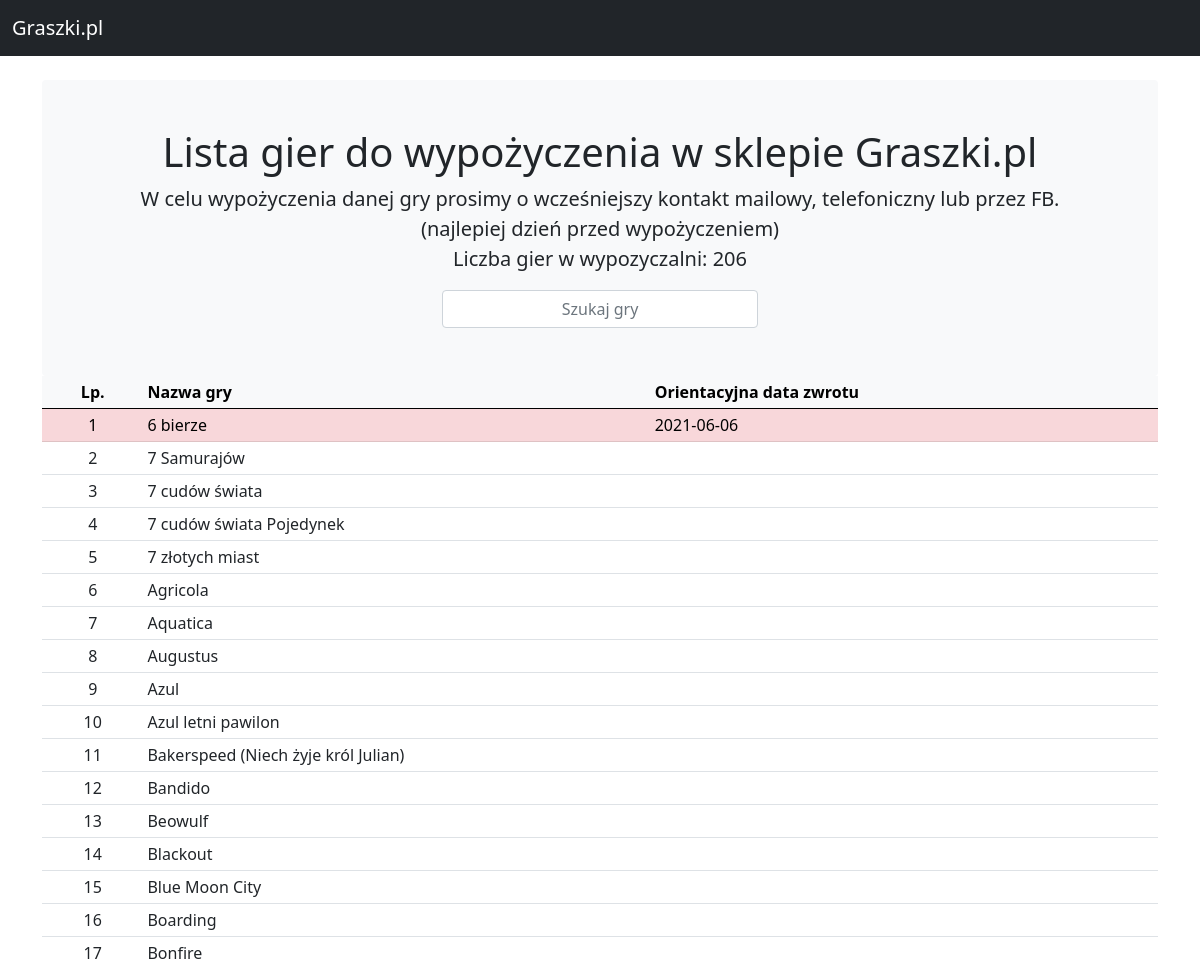
/ (upper part), run on an earlier commit of the app's database.
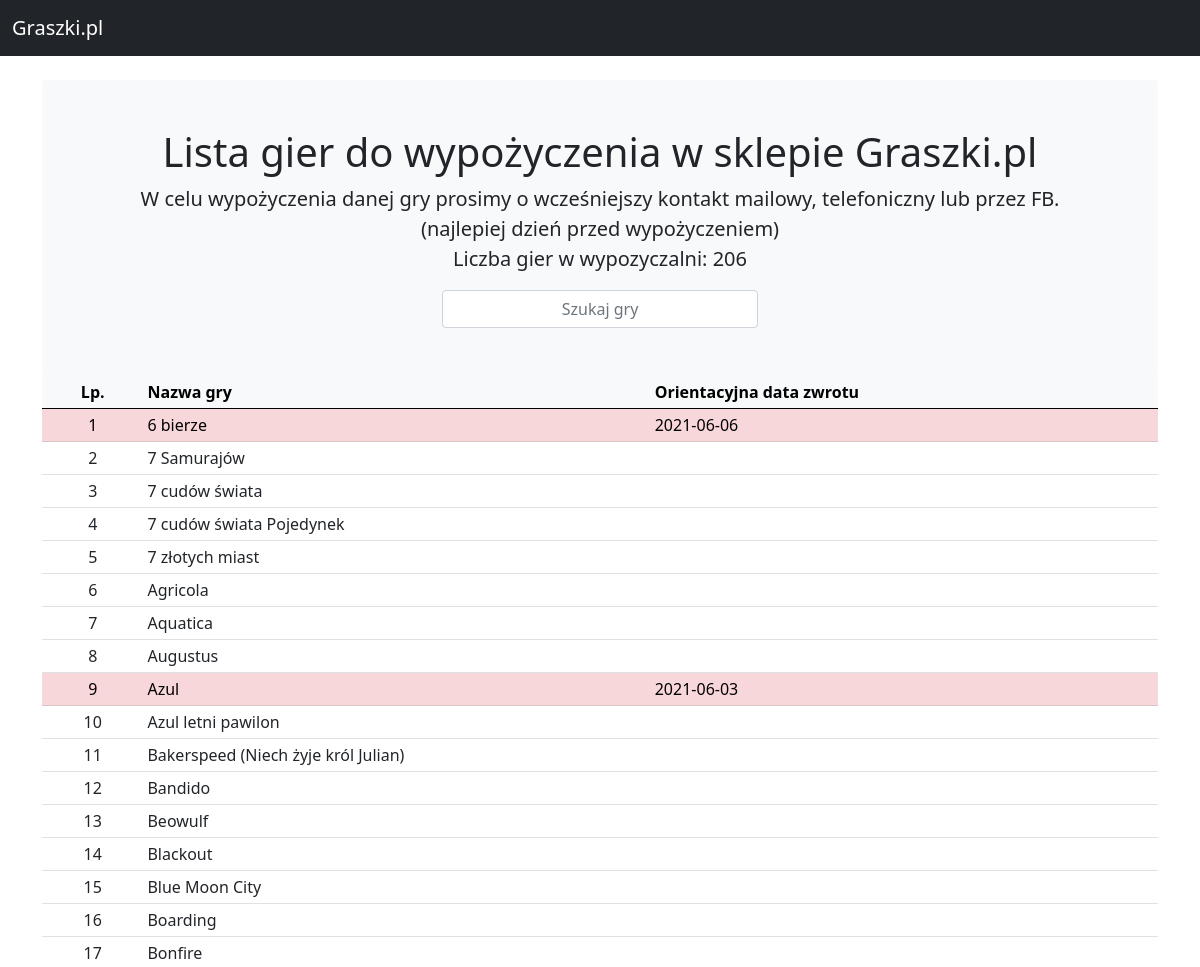
And on a later commit of the database.
### gry/models.py (models this page shows, shortened)
class NazwaGry(models.Model):
    class Meta:
        verbose_name_plural = "Nazwy Gier"
    Tytul = models.CharField(max_length=200)
    Data_wypozyczenie = models.DateField(null=True, blank=True)
    DostepnySklep = models.BooleanField(default=True)
    Data_orientacyjny_zwrot = models.DateField(null=True, blank=True)

### gry/views.py (the view)
# urls.py: path('', views.index, name='index'),
def index(request):
    Lista_gier = NazwaGry.objects.all().order_by('Tytul')
    Ilosc_gier = NazwaGry.objects.all().count()
    context = {'Lista_gier': Lista_gier,
               "Ilosc_gier": Ilosc_gier}
    return render(request, 'gry/index.html', context)

### gry/templates/gry/index.html (shortened to what this page needs)
<!doctype html>
{% load static %}
<html xml:lang="pl" lang="pl">
<head>
	<link rel="stylesheet" type="text/css" href="{% static 'css/bootstrap.css' %}" media="screen,projection" />
</head>
<body>
	<nav class="navbar navbar-expand-md navbar-dark bg-dark mb-4">
		<div class="container-fluid">
			<a class="navbar-brand" href="https://graszki.pl" target="_blank">Graszki.pl</a>
		</div>
	</nav>
	<main class="container">
		<div class="bg-light p-5 rounded text-center">
			<h1>Lista gier do wypożyczenia w sklepie Graszki.pl</h1>
			<p class="lead">W celu wypożyczenia danej gry prosimy o wcześniejszy kontakt mailowy, telefoniczny lub przez FB.<br />(najlepiej dzień przed wypożyczeniem)<br />
                Liczba gier w wypozyczalni: <b>{{Ilosc_gier}}</b></p>
            <div class="container">
    			<div class="row justify-content-center">
    				<div class="form-group col-4">
    					<input type="text" class="form-control" style="text-align: center" placeholder="Szukaj gry" id="searchField">
    				</div>
    			</div>
    		</div>
		</div>
		<div class="app-table">
			<table class="table table-sm table-hover">
				<colgroup>
                    <col class="col-md-1">
                    <col class="col-md-5">
					<col class="col-md-5">
				</colgroup>
				<thead class="table-light">
					<tr>
                        <th scope="col" class="text-center">Lp.</th>
						<th scope="col">Nazwa gry</th>
						<th scope="col">Orientacyjna data zwrotu</th>
					</tr>
				</thead>
				<tbody>
					{% for gra in Lista_gier %}
					<tr class="{% if gra.Data_orientacyjny_zwrot != null %}table-danger{% endif %}">
                        <td class="text-center">{{ forloop.counter }}</td>
						<td>{{ gra.Tytul }}</td>
						<td>{{ gra.Data_orientacyjny_zwrot| date:"Y-m-d"}}</td>
					</tr>
					{% endfor %}
				</tbody>
			</table>
		</div>
	</main>
</body>
</html>

What changed in the data, as far as the page shows it:
changed NazwaGry "Azul": Data_orientacyjny_zwrot (not shown) → "2021-06-03"
